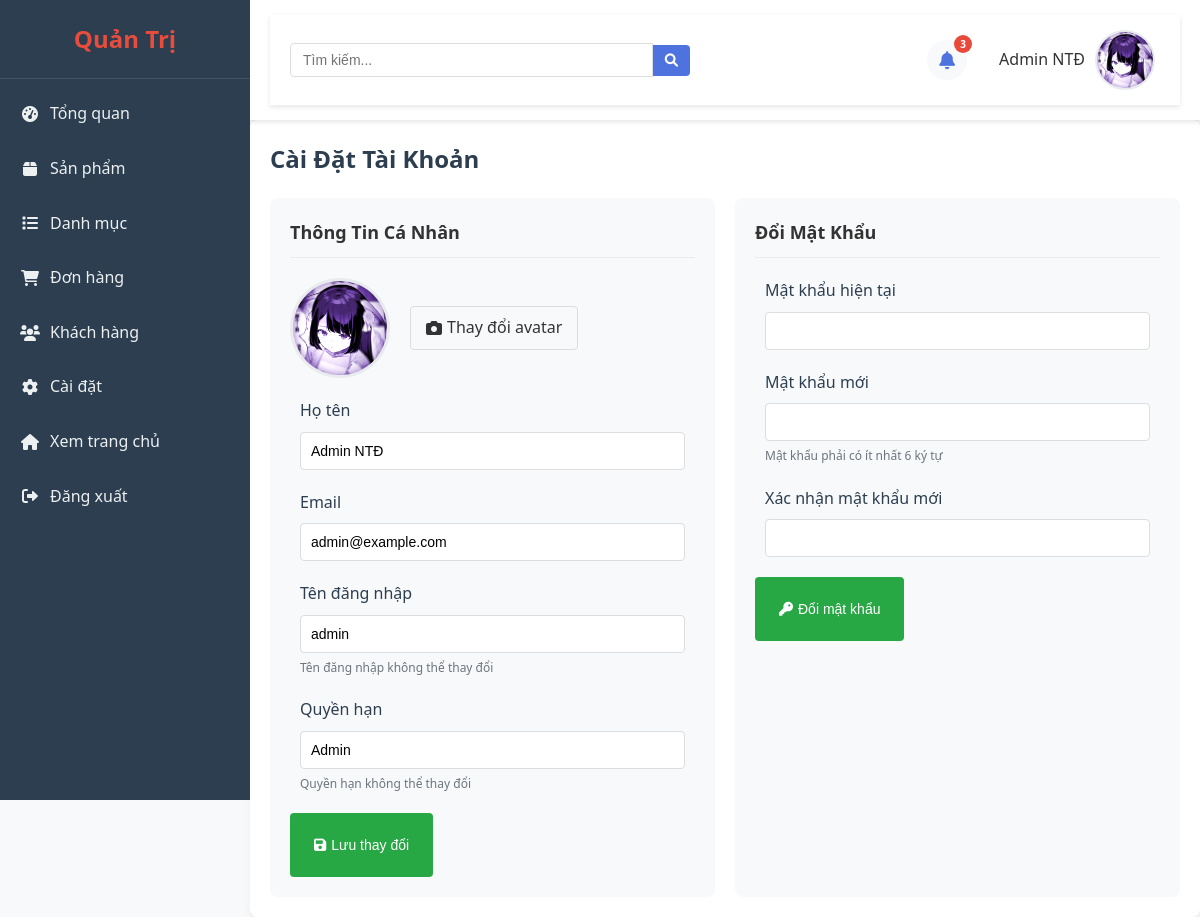
Screenshot of /admin/index.php?trang=cai-dat (signed in) with the database file from the repository.
### tables this page shows
CREATE TABLE `quan_tri_vien` (
  `id` int(11) NOT NULL,
  `ho_ten` varchar(255) NOT NULL,
  `ten_dang_nhap` varchar(255) NOT NULL,
  `mat_khau` varchar(255) NOT NULL,
  `email` varchar(255) NOT NULL,
  `quyen_han` varchar(50) DEFAULT 'admin',
  `trang_thai` tinyint(1) DEFAULT 1,
  `ngay_tao` datetime DEFAULT current_timestamp(),
  `avatar` varchar(255) DEFAULT NULL
);

### admin/pages/cai-dat.php (the view, shortened to what this page needs)
<?php
$admin_id = $_SESSION['admin_id'];
$sql = "SELECT * FROM quan_tri_vien WHERE id = ?";
$stmt = $conn->prepare($sql);
$stmt->bind_param("i", $admin_id);
$stmt->execute();
$result = $stmt->get_result();
$admin = $result->fetch_assoc();
?>
<div class="cai-dat-page">
  <div class="page-header">
      <h1>Cài Đặt Tài Khoản</h1>
  </div>
  <div class="cai-dat-container">
      <div class="thong-tin-ca-nhan">
          <h2>Thông Tin Cá Nhân</h2>
          <form method="POST" action="" enctype="multipart/form-data">
              <div class="avatar-container">
                  <div class="avatar-preview">
                      <?php if (!empty($admin['avatar']) && file_exists("../uploads/" . $admin['avatar'])): ?>
                          <img src="../uploads/<?php echo $admin['avatar']; ?>" alt="Avatar" id="avatar-preview">
                      <?php else: ?>
                          <img src="../assets/images/admin-avatar.png" alt="Avatar" id="avatar-preview">
                      <?php endif; ?>
                  </div>
                  <div class="avatar-upload">
                      <label for="avatar" class="btn-upload">
                          <i class="fas fa-camera"></i> Thay đổi avatar
                      </label>
                  </div>
              </div>
              <div class="form-group">
                  <label for="ho_ten">Họ tên</label>
                  <input type="text" id="ho_ten" name="ho_ten" value="<?php echo $admin['ho_ten']; ?>" required>
              </div>
              <div class="form-group">
                  <label for="email">Email</label>
                  <input type="email" id="email" name="email" value="<?php echo $admin['email']; ?>" required>
              </div>
              <div class="form-group">
                  <label for="ten_dang_nhap">Tên đăng nhập</label>
                  <input type="text" id="ten_dang_nhap" value="<?php echo $admin['ten_dang_nhap']; ?>" readonly>
                  <small>Tên đăng nhập không thể thay đổi</small>
              </div>
              <div class="form-group">
                  <label for="quyen_han">Quyền hạn</label>
                  <input type="text" id="quyen_han" value="<?php echo ucfirst($admin['quyen_han']); ?>" readonly>
                  <small>Quyền hạn không thể thay đổi</small>
              </div>
              <div class="form-actions">
                  <button type="submit" name="cap_nhat_thong_tin" class="btn-luu">
                      <i class="fas fa-save"></i> Lưu thay đổi
                  </button>
              </div>
          </form>
      </div>
      <div class="doi-mat-khau">
          <h2>Đổi Mật Khẩu</h2>
          <form method="POST" action="">
              <div class="form-group">
                  <label for="mat_khau_cu">Mật khẩu hiện tại</label>
                  <input type="password" id="mat_khau_cu" name="mat_khau_cu" required>
              </div>
              <div class="form-group">
                  <label for="mat_khau_moi">Mật khẩu mới</label>
                  <input type="password" id="mat_khau_moi" name="mat_khau_moi" required>
                  <small>Mật khẩu phải có ít nhất 6 ký tự</small>
              </div>
              <div class="form-group">
                  <label for="xac_nhan_mat_khau">Xác nhận mật khẩu mới</label>
                  <input type="password" id="xac_nhan_mat_khau" name="xac_nhan_mat_khau" required>
              </div>
              <div class="form-actions">
                  <button type="submit" name="doi_mat_khau" class="btn-luu">
                      <i class="fas fa-key"></i> Đổi mật khẩu
                  </button>
              </div>
          </form>
      </div>
  </div>
</div>

### assets/css/admin.css (style rules this page uses)
body { font-family: "Segoe UI", Tahoma, Geneva, Verdana, sans-serif; line-height: 1.6; color: #333; background-color: #f8f9fa; }
img { max-width: 100%; height: auto; }
.page-header { display: flex; justify-content: space-between; align-items: center; margin-bottom: 20px; }
.page-header h1 { font-size: 24px; margin: 0; color: #2c3e50; }
.btn-them-moi, .btn-quay-lai, .btn-luu, .btn-huy, .btn-xem, .btn-sua, .btn-xoa, .btn-loc, .btn-dat-lai, .btn-xem-tat-ca, .btn-in { display: inline-flex; align-items: center; gap: 5px; padding: 24px 24px; border-radius: 4px; font-size: 14px; cursor: pointer; transition: background-color 0.3s; border: none; text-align: center; }
.btn-luu { background-color: #28a745; color: white; }
.form-group { margin-bottom: 20px; padding: 0 10px; }
.form-group label { display: block; margin-bottom: 8px; font-weight: 500; color: #2c3e50; }
.form-group input[type="text"], .form-group input[type="number"], .form-group input[type="email"], .form-group input[type="password"], .form-group select, .form-group textarea { width: 100%; padding: 10px; border: 1px solid #ddd; border-radius: 4px; font-size: 14px; }
.form-group small { display: block; margin-top: 5px; font-size: 12px; color: #6c757d; }
.form-actions { display: flex; gap: 10px; margin-top: 20px; }
.cai-dat-page { padding: 20px; background-color: white; border-radius: 8px; box-shadow: 0 2px 10px rgba(0, 0, 0, 0.05); }
.cai-dat-container { display: grid; grid-template-columns: 1fr 1fr; gap: 20px; }
.thong-tin-ca-nhan, .doi-mat-khau { background-color: #f8f9fa; border-radius: 8px; padding: 20px; }
.thong-tin-ca-nhan h2, .doi-mat-khau h2 { margin-top: 0; margin-bottom: 20px; font-size: 18px; padding-bottom: 10px; border-bottom: 1px solid #e9ecef; }

### admin/pages/cai-dat.php (style rules this page uses)
.cai-dat-page { padding: 20px; background-color: white; border-radius: 8px; box-shadow: 0 2px 10px rgba(0,0,0,0.05); }
.cai-dat-container { display: grid; grid-template-columns: 1fr 1fr; gap: 20px; }
.thong-tin-ca-nhan, .doi-mat-khau { background-color: #f8f9fa; border-radius: 8px; padding: 20px; }
.thong-tin-ca-nhan h2, .doi-mat-khau h2 { margin-top: 0; margin-bottom: 20px; font-size: 18px; padding-bottom: 10px; border-bottom: 1px solid #e9ecef; }
.avatar-container { display: flex; align-items: center; margin-bottom: 20px; gap: 20px; }
.avatar-preview { width: 100px; height: 100px; border-radius: 50%; overflow: hidden; border: 3px solid #e9ecef; }
.avatar-preview img { width: 100%; height: 100%; object-fit: cover; }
.avatar-upload { display: flex; flex-direction: column; }
.btn-upload { display: inline-flex; align-items: center; gap: 5px; padding: 8px 15px; background-color: #f8f9fa; border: 1px solid #ddd; border-radius: 4px; cursor: pointer; transition: background-color 0.3s; }

### rows the page displays
quan_tri_vien: ho_ten "Admin NTĐ", email "admin@example.com", ten_dang_nhap "admin", quyen_han "Admin"

### other values shown
$tong_so_thong_bao "3"
$_SESSION['admin_ten'] "Admin NTĐ"
